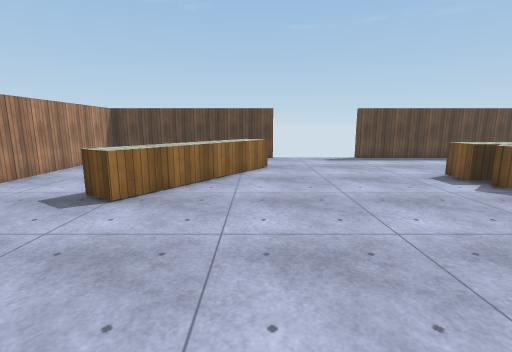
view 1 (above)

13 first-person views from a walk through a Unity game level. The camera is 1.5 m above the floor, tilts 10° down and sees 85° across. The floor is counted in squares, 1 m on a side. Each view is taken from the middle of a square. On the plan, view 1 faces up. The plan holds only what a view shows up to about 14 squares ahead; the rest is blank. Surface patterns are stand-ins for the level's own textures.

view 2
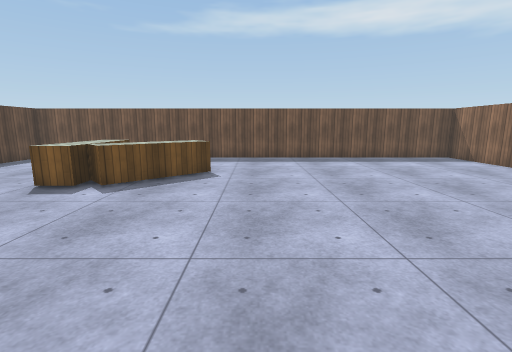

view 3
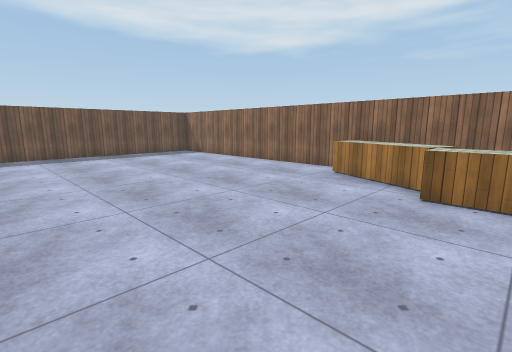

view 4
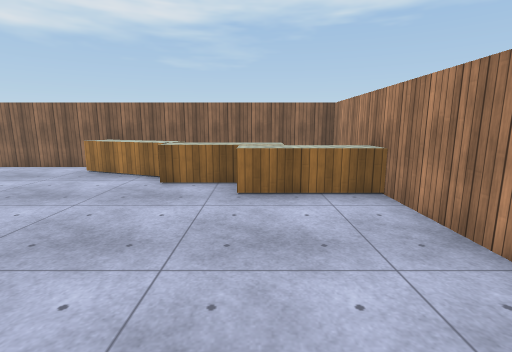

view 5
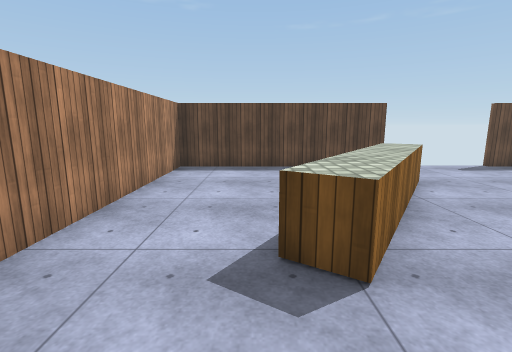

view 6
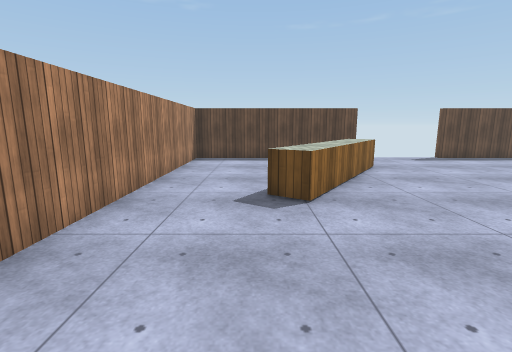

view 7
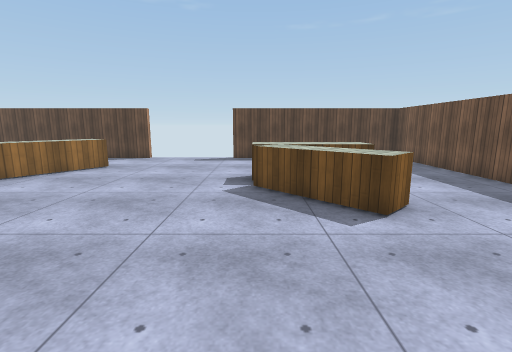

view 8
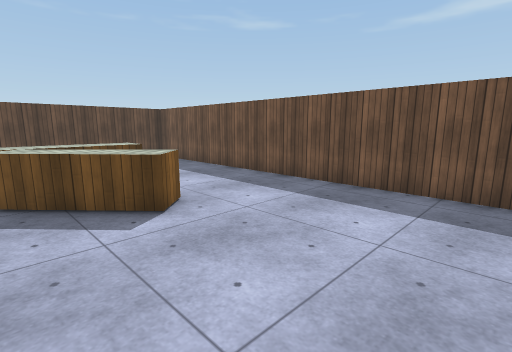

view 9
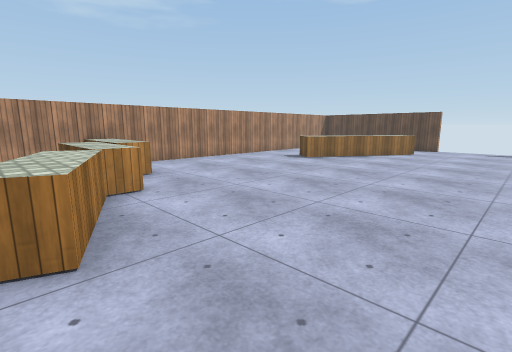

view 10
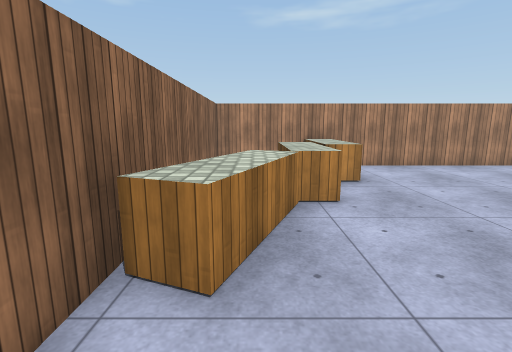

view 11
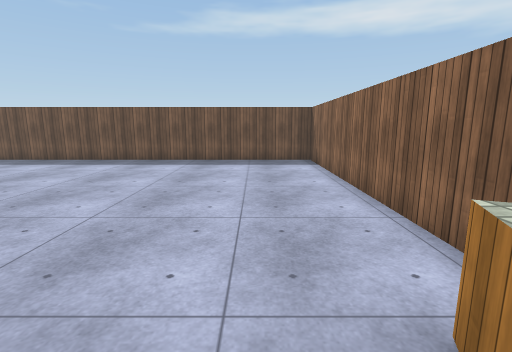

view 12
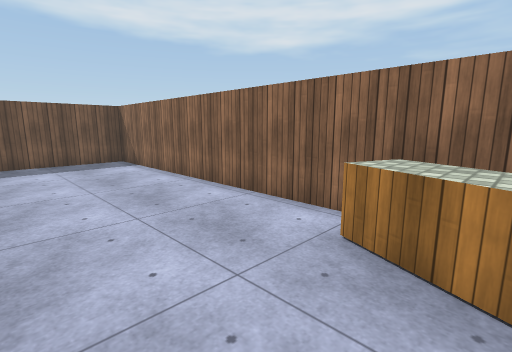

view 13
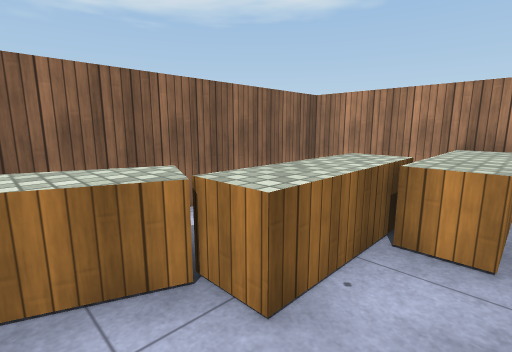

### Floor plan
Key: @ floor where view 1 was taken; # wall or solid block; x gap in a wall; . floor; = window, fence, low wall or low ledge; ^ raised ledge.
Columns run from 7 left of view 1 to 13 right of it. Each row starts with its distance up from view 1.
 14 ########x   x########
 13 #.... ............. #
 12 #....  ...........  #
 11 #....  ^.........  .#
 10 #.... ^^........   .#
  9 #....^^........   ..#
  8 #....^^......^^^^...#
  7 #...^^.......^^  ...#
  6 #..=^.........^^....#
  5 #..............^=...#
  4 #...................#
  3 #...................#
  2 #...................#
  1 #...................#
  0 #......@............#
 -1 #...................#
 -2 #^^^................#
 -3 #^^^^^..............#
 -4 # ^^^^^.............#
 -5 #    =^^^...........#
 -6 #   ...^^=..........#
 -7 #####################

Where each view was taken, in squares from view 1:
view 1: 0 up, 0 right, facing up
view 2: 3 up, 1 left, facing right
view 3: 3 up, 3 left, facing down-right
view 4: 4 up, 4 left, facing down
view 5: 3 up, 4 left, facing up
view 6: 0 up, 4 left, facing up
view 7: 0 up, 6 right, facing up
view 8: 0 up, 6 right, facing up-right
view 9: 6 down, 5 right, facing up-left
view 10: 5 down, 4 right, facing left
view 11: 4 down, 0 right, facing right
view 12: 2 down, 0 right, facing down-right
view 13: 2 down, 0 right, facing down-left
